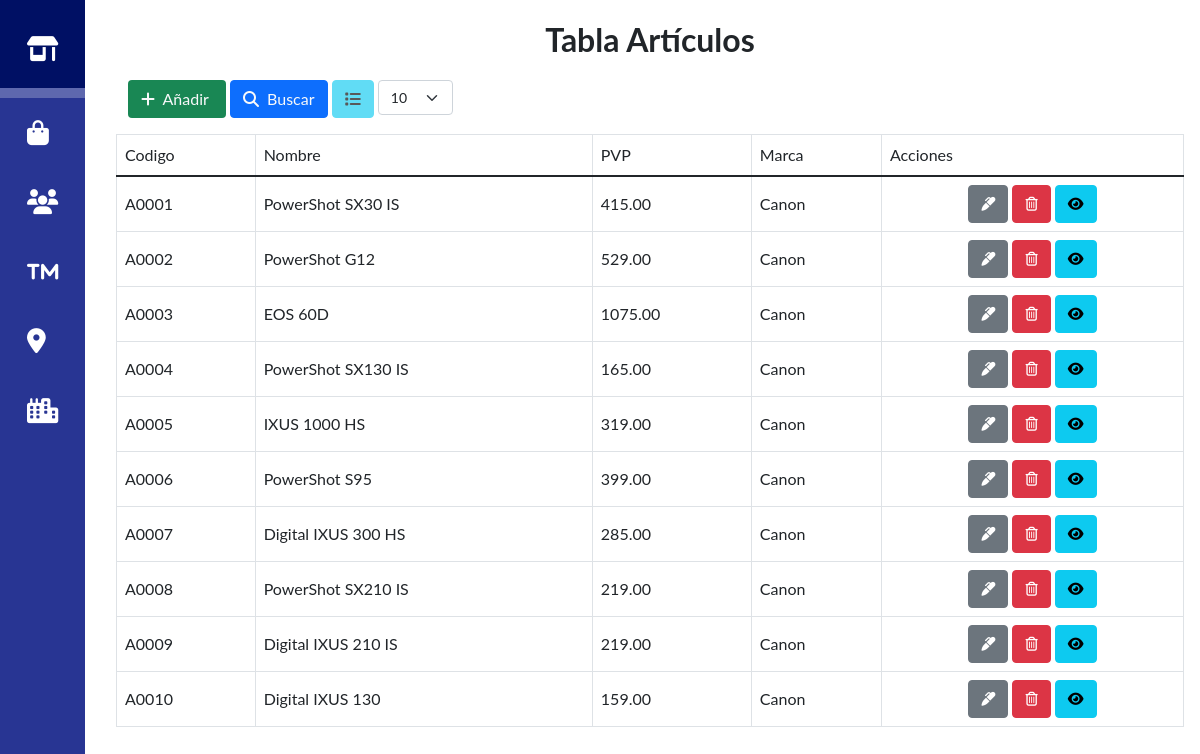
The page /productos.php on the database its author committed.
### tables this page shows
CREATE TABLE IF NOT EXISTS `articulo` (
  `cod` varchar(7) NOT NULL,
  `nombre` varchar(45) DEFAULT NULL,
  `pvp` decimal(7,2) DEFAULT NULL,
  `marca` varchar(15) DEFAULT NULL,
  `imagen` blob,
  `urlimagen` varchar(100) DEFAULT NULL,
  `especificaciones` text,
  PRIMARY KEY (`cod`),
  KEY `fk_ARTICULO_MARCA` (`marca`),
  CONSTRAINT `fk_ARTICULO_MARCA` FOREIGN KEY (`marca`) REFERENCES `marca` (`marca`) ON DELETE NO ACTION ON UPDATE NO ACTION
);

### productos.php (the view, shortened to what this page needs)
<?php
 include ("db.php");?>
<?php include ("includes/header.php");?>
<?php
$cons ="";
if( empty($_POST["buscar"])){
    if( empty($_POST["cantidad"])){
        $cantidad=10;
    }
    else{
    $cantidad = $_POST["cantidad"];
    }
    if ($cantidad != 1000) {
        $cons = "SELECT * FROM articulo LIMIT ".$cantidad;
    }else{
        $cons = "SELECT * FROM articulo";
    }
}
?>
<div class="container">
    <p class="text-center fs-2 fw-bold">Tabla Artículos</p>
    <div class="row mb-3">
        <div class="col-5">
            <div class="accordion" id="acordeon">
                <button class="btn bg-success text-light pe-3" type="button" data-bs-toggle="collapse"
                    data-bs-target="#collapseOne" aria-expanded="true" aria-controls="collapseOne"><i
                        class="fa fa-add me-1"></i>
                    Añadir</button>
                <button class="btn btn-primary text-light collapsed" type="button" data-bs-toggle="collapse"
                    style="color:#283593" data-bs-target="#collapseTwo" aria-expanded="false"
                    aria-controls="collapseTwo"><i class="fa fa-search me-1"></i>
                    Buscar</button>
                <?php  if(empty($_POST["buscar"])){
                    ?>
                <div class="d-inline-block btn btn-info text-gray disabled"> <i class="fa-solid fa-list"></i></div>
                <form action="productos.php" method="POST" class="d-inline-block">
                    <select name="cantidad" class="form-select" style="width:75px; font-size: 14px;"
                        onchange="form.submit()">
                        <option value="10" <?php if($cantidad == 10 ){echo "selected";} ?>>10</option>
                    </select>
                </form>
                <?php } else { ?>
                <a href="productos.php" class="btn btn-danger"><i class="fa-solid fa-arrow-left"></i> volver</a>
                <?php
                }?>
            </div>
        </div>
    </div>
<?php if($cons !=""){ ?>
    <table class="table table-bordered align-middle my-3" id="Tabla-productos">
        <thead>
            <tr>
                <td>Codigo</td>
                <td>Nombre</td>
                <td>PVP</td>
                <td>Marca</td>
                <td>Acciones</td>
            </tr>
        </thead>
        <tbody>
            <?php
                $query = $cons;
                $result_tasks = mysqli_query($bdconex, $query);
                while($row= mysqli_fetch_array($result_tasks)){   ?>
            <tr>
                <td><?php echo $row["cod"];  ?></td>
                <td><?php echo $row["nombre"];  ?></td>
                <td><?php echo $row["pvp"];  ?></td>
                <td><?php echo $row["marca"];  ?></td>
                <td class="text-center">
                    <a href="productos/editar.php?cod=<?php echo $row['cod']?>" class="btn btn-secondary">
                        <i class="fas fa-marker fa-sm"></i>
                    </a>
                    <a href="javascript:confirmDelete('productos/borrar.php?cod=<?php echo $row['cod']?>')"
                        class="btn btn-danger">
                        <i class="far fa-trash-alt fa-sm"></i>
                    </a>
                    <a  href ="#" <?php  ?> class="btn btn-info">
                        <i class="fas fa-eye fa-sm"></i>
                </td>
            </tr>
            <?php }?>
        </tbody>
    </table>
<?php }else{
?>
<div class="alert alert-warning mt-3" role="alert">
No se encontró ninguna coincidencia para la búsqueda "<?php echo $busqueda?>"
</div>
<?php } ?>
    <?php include ("includes/footer.php");?>

### includes/header.php (shortened to what this page needs)
<!DOCTYPE html>
<html>
<head>
    <link href="https://cdn.jsdelivr.net/npm/bootstrap@5.1.3/dist/css/bootstrap.min.css" rel="stylesheet"
>
        <link rel="stylesheet" type="text/css" href="https://cdn.datatables.net/1.11.5/css/jquery.dataTables.css">
</head>
<body>
    <div id="fullsidebar" class="sidebar" onmouseover="toggleSidebar()" onmouseout="toggleSidebar()">
        <div style="background-color:#001064; padding: 30px 8px 20px 27px" class>
            <a href="index.php" class="blockyn"><span><i class="fa-solid fa-shop"></i></a>
        </div>
        <hr class="mb-3" style="color:white; border:5px solid; padding:0; margin:0">
        <a href="/php_crud/productos.php" class="blocky"><span><i class="fa-solid fa-bag-shopping"></i></a>
        <br>
        <a href="usuarios.php" class="blocky"><i class="fa-solid fa-users"></i><span
                class="icon-text invisible ms-4">Usuarios</a></span>
        <br>
        <a href="#" class="blocky"><i class="fa-solid fa-trademark"></i></a>
        <br>
        <a href="#" class="blocky"><i class="fa-solid fa-location-dot"></i><span
                class="icon-text invisible ms-4">localidades<span></a>
        <a href="#" class="blocky mt-4"><i class="fa-solid fa-city"></i><span
                class="icon-text invisible ms-4">provincias<span></a>
    </div>
    <div id="main">

### includes/footer.php (shortened to what this page needs)
</div>
</body>
</html>

### rows shown on the page
articulo: cod "A0001", nombre "PowerShot SX30 IS", pvp "415.00", marca "Canon"
articulo: cod "A0002", nombre "PowerShot G12", pvp "529.00", marca "Canon"
articulo: cod "A0003", nombre "EOS 60D", pvp "1075.00", marca "Canon"
articulo: cod "A0004", nombre "PowerShot SX130 IS", pvp "165.00", marca "Canon"
articulo: cod "A0005", nombre "IXUS 1000 HS", pvp "319.00", marca "Canon"
articulo: cod "A0006", nombre "PowerShot S95", pvp "399.00", marca "Canon"
articulo: cod "A0007", nombre "Digital IXUS 300 HS", pvp "285.00", marca "Canon"
articulo: cod "A0008", nombre "PowerShot SX210 IS", pvp "219.00", marca "Canon"
articulo: cod "A0009", nombre "Digital IXUS 210 IS", pvp "219.00", marca "Canon"
articulo: cod "A0010", nombre "Digital IXUS 130", pvp "159.00", marca "Canon"
